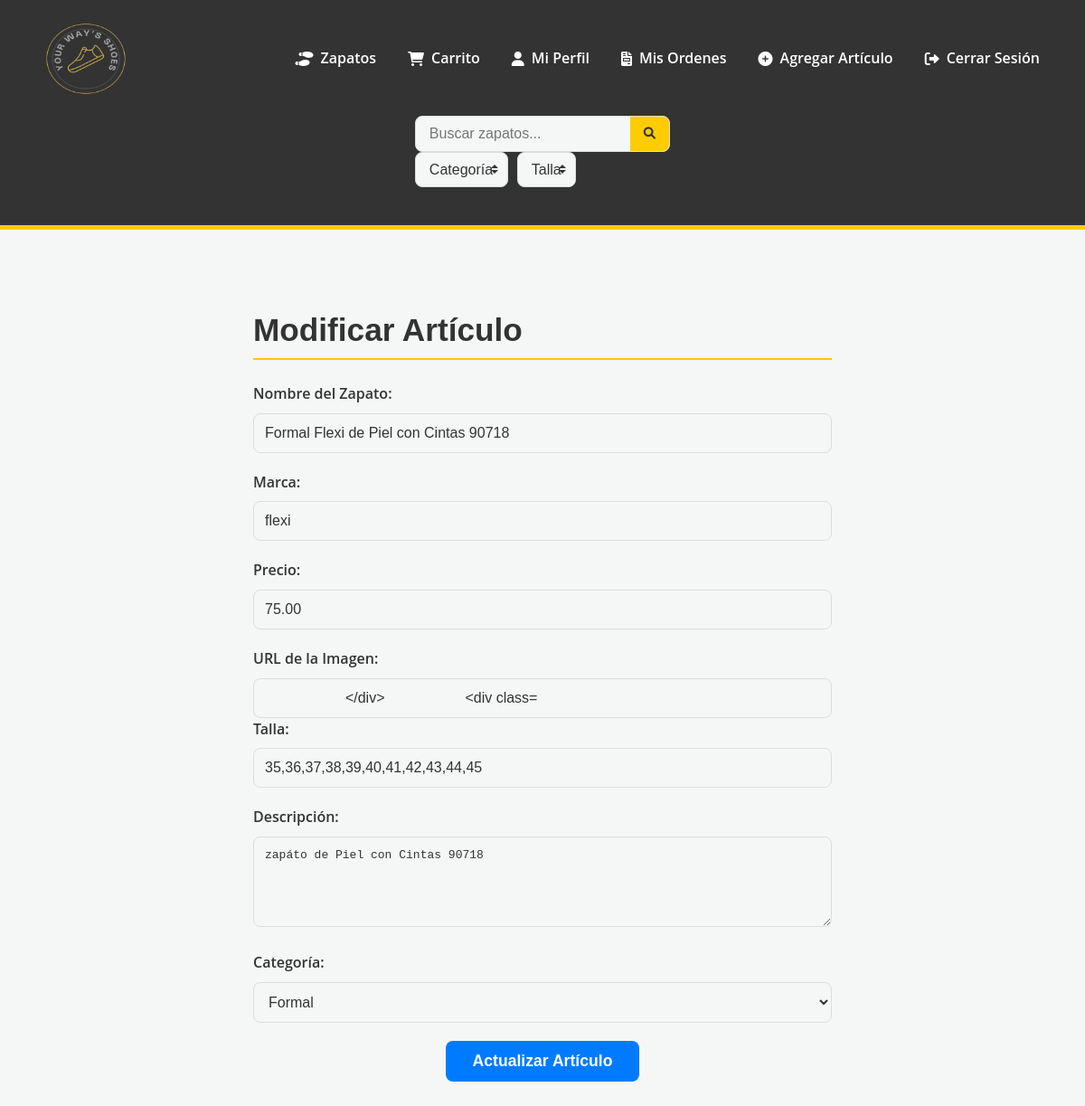
/editar_articulo.php?id=14 (signed in), run on the app's committed database.
### tables this page shows
CREATE TABLE `zapatos` (
  `id` bigint(11) NOT NULL COMMENT '	Clave primaria',
  `nombre` varchar(255) NOT NULL,
  `marca` varchar(100) DEFAULT NULL,
  `precio` decimal(10,2) NOT NULL,
  `Imagen` varchar(255) NOT NULL,
  `categoria` varchar(100) DEFAULT NULL,
  `talla` varchar(50) DEFAULT NULL,
  `descripcion` text DEFAULT NULL,
  `fecha_creacion` timestamp NOT NULL DEFAULT current_timestamp()
);

### editar_articulo.php (the view, shortened to what this page needs)
<?php
require_once 'db_connection.php';
$mensaje = '';
$zapato = null;
if ($_SERVER['REQUEST_METHOD'] === 'GET' && isset($_GET['id']) && is_numeric($_GET['id'])) {
    $id = $_GET['id'];
    try {
        $stmt = $pdo->prepare("SELECT * FROM zapatos WHERE id = ?");
        $stmt->execute([$id]);
        $zapato = $stmt->fetch();
    } catch (PDOException $e) {
        $mensaje = "<p style='color: red;'>Error al cargar el zapato: " . $e->getMessage() . "</p>";
    }
}
?>
<!DOCTYPE html>
<html lang="es">
<head>
    <link rel="stylesheet" href="style.css">
    <link rel="stylesheet" href="https://cdnjs.cloudflare.com/ajax/libs/font-awesome/6.0.0-beta3/css/all.min.css">
</head>
<body>
    <?php include 'header.php'; ?>
    <main class="container">
        <section class="form-container">
            <h2>Modificar Artículo</h2>
            <?php if ($zapato): ?>
                <form method="POST" action="editar_articulo.php">
                    <div class="form-group">
                        <label for="nombre">Nombre del Zapato:</label>
                        <input type="text" id="nombre" name="nombre" value="<?php echo htmlspecialchars($zapato['nombre']); ?>" required>
                    </div>
                    <div class="form-group">
                        <label for="marca">Marca:</label>
                        <input type="text" id="marca" name="marca" value="<?php echo htmlspecialchars($zapato['marca']); ?>" required>
                    </div>
                    <div class="form-group">
                        <label for="precio">Precio:</label>
                        <input type="number" id="precio" name="precio" step="0.01" value="<?php echo htmlspecialchars($zapato['precio']); ?>" required>
                    </div>
                    <div class="form-group">
                        <label for="imagen">URL de la Imagen:</label>
                        <input type="text" id="imagen" name="imagen" value="<?php echo htmlspecialchars($zapato['imagen']); ?>
                    </div>
                    <div class="form-group">
                        <label for="talla">Talla:</label>
                        <input type="text" id="talla" name="talla" value="<?php echo htmlspecialchars($zapato['talla']); ?>">
                    </div>
                    <div class="form-group">
                        <label for="descripcion">Descripción:</label>
                        <textarea id="descripcion" name="descripcion"><?php echo htmlspecialchars($zapato['descripcion']); ?></textarea>
                    </div>
                    <div class="form-group">
                        <label for="categoria">Categoría:</label>
                        <select id="categoria" name="categoria" required>
                            <option value="formal" <?php echo ($zapato['categoria'] == 'formal') ? 'selected' : ''; ?>>Formal</option>
                        </select>
                    </div>
                    <div class="form-group">
                        <button type="submit" class="btn">Actualizar Artículo</button>
                    </div>
                </form>
            <?php elseif (empty($mensaje)): ?>
                <p>Por favor, selecciona un artículo desde la página principal para editarlo.</p>
            <?php endif; ?>
        </section>
    </main>
</body>
</html>

### style.css (style rules this page uses)
:root { --primary-color: #ffcc00; --secondary-color: #333; --accent-color: #007bff; --success-color: #28a745; --danger-color: #dc3545; --text-color-dark: #333; --text-color-light: #fff; --bg-light: #f4f7f6; --bg-medium: #e9ecef; --border-color: #ddd; --shadow-light: rgba(0, 0, 0, 0.08); --shadow-medium: rgba(0, 0, 0, 0.15); --border-radius: 8px; --transition-speed: 0.3s ease; --font-heading: 'Montserrat', sans-serif; --font-body: 'Open Sans', sans-serif; }
* { margin: 0; padding: 0; box-sizing: border-box; }
body { font-family: var(--font-body); line-height: 1.6; color: var(--text-color-dark); background-color: var(--bg-light); -webkit-font-smoothing: antialiased; -moz-osx-font-smoothing: grayscale; display: flex; flex-direction: column; min-height: 100vh; }
.container { width: 95%; max-width: 1300px; margin: 0 auto; padding: 20px; }
main { flex-grow: 1; padding: 40px 0; }
h1, h2, h3 { font-family: var(--font-heading); color: var(--secondary-color); margin-bottom: 20px; line-height: 1.2; }
h2 { font-size: 2.2em; border-bottom: 2px solid var(--primary-color); padding-bottom: 10px; margin-bottom: 25px; }
.btn { display: inline-flex; align-items: center; gap: 8px; padding: 12px 20px; border-radius: var(--border-radius); text-decoration: none; font-weight: 600; font-size: 0.95em; cursor: pointer; transition: background-color var(--transition-speed), transform 0.1s ease, box-shadow var(--transition-speed); border: none; text-align: center; justify-content: center; box-shadow: var(--shadow-light); }
.form-container, .cart-section, .profile-container { padding: 30px; margin: 40px auto; max-width: 700px; }
.form-group { margin-bottom: 20px; }
.form-group label { display: block; margin-bottom: 8px; font-weight: 600; color: var(--text-color-dark); }
.form-group input[type="text"], .form-group input[type="email"], .form-group input[type="password"], .form-group input[type="number"], .form-group textarea, .form-group select { width: 100%; padding: 12px; border: 1px solid var(--border-color); border-radius: var(--border-radius); font-size: 1em; color: var(--text-color-dark); background-color: var(--bg-light); transition: border-color var(--transition-speed), box-shadow var(--transition-speed); }
textarea { resize: vertical; min-height: 100px; }
.form-container button[type="submit"] { width: auto; padding: 12px 30px; background-color: var(--accent-color); color: var(--text-color-light); border: none; border-radius: var(--border-radius); font-size: 1.1em; cursor: pointer; transition: background-color var(--transition-speed), transform 0.1s ease, box-shadow var(--transition-speed); display: block; margin: 0 auto; box-shadow: var(--shadow-light); }

### data on the page
zapatos: nombre "Formal Flexi de Piel con Cintas 90718", marca "flexi", precio "75.00", talla "35,36,37,38,39,40,41,42,43,44,45", descripcion "zapáto de Piel con Cintas 90718", categoria "Formal"
